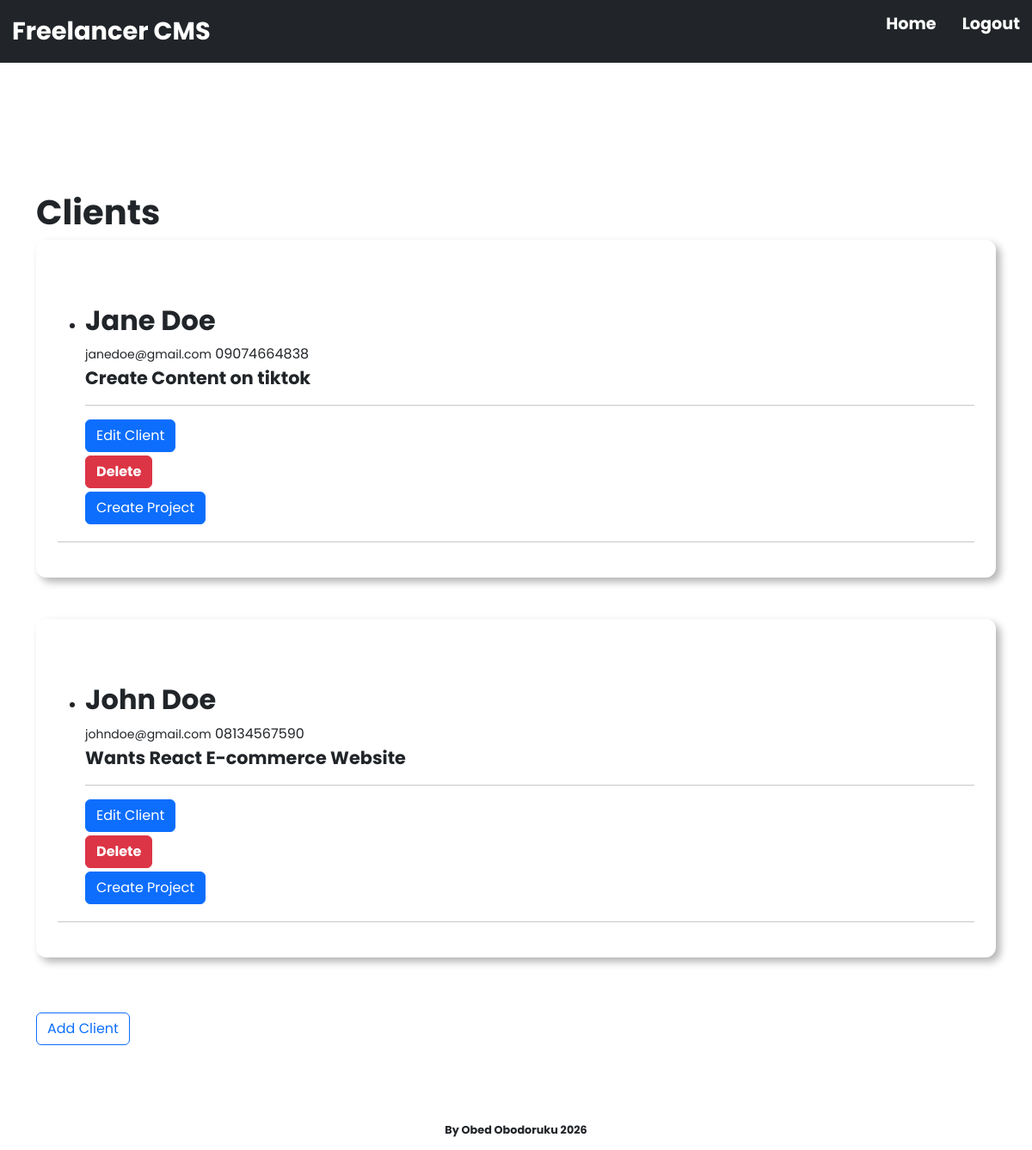
Screenshot of /client (signed in) with the database file from the repository.
### app/models.py (models this page shows, shortened)
class Clients(db.Model):
    id = db.Column(db.Integer, primary_key=True)
    name = db.Column(db.String(150), nullable=False)
    email = db.Column(db.String(150), nullable=False)
    phone = db.Column(db.String(20), nullable=False)
    note = db.Column(db.Text, nullable=True)
    user_id = db.Column(db.Integer, db.ForeignKey("user.id"), nullable=False)
    project = db.relationship("Project", backref="client", cascade="all, delete-orphan", lazy=True)

### app/routes.py (the view)
@app.route("/client", methods=["GET", "POST"])
def index():
    clients = Clients.query.filter_by(user_id=current_user.id).all()
    return render_template("clients.html", clients=clients, title="Clients Page")

### app/models.py (called while the page is built)
@login_manager.user_loader
def load_user(user_id):
    return User.query.get(int(user_id))

### app/templates/clients.html (shortened to what this page needs)
{% extends "base.html" %}
{% block body %}
    {% if clients %}
        <h1 class="header-1">Clients</h1>
        {% for client in clients %}
        <div class="form-fieldset mb-5">
        <ul>
            <li>
            <div class="client-info">
                <h2 style="font-weight: bold;">{{ client.name }}</h2>
                <div>
                    <small>{{ client.email }}</small>
                    <span>{{ client.phone }}</span>
                </div>
                <div>
                    <span style="font-size: 1.3rem; font-weight: bolder;">{{ client.note }}</span>
                </div>
                <hr>
                <div>
                    <a href="{{ url_for('edit_client', client_id=client.id) }}">
                        <button class="btn btn-primary mb-1">Edit Client</button>
                    </a>
                </div>
                <div>
                    <a href="{{ url_for('delete_client', client_id=client.id) }}">
                        <button style="font-weight: bolder;" class="btn btn-danger mb-1">Delete</button>
                    </a>
                </div>
                <div>
                    <a href="{{ url_for('create_project', client_id=client.id) }}">
                        <button class="btn btn-primary mb-1">Create Project</button>
                    </a>
                </div>
            </div>
            </li>
        </ul>
        <hr>
        </div>
        {% endfor %}
        <form method="post" action="{{ url_for('create_client') }}">
            <button class="btn btn-outline-primary mt-3 mb-4" type="submit">Add Client</button>
        </form>
    {% endif %}
{% endblock %}

### app/static/main.css (style rules this page uses)
* { box-sizing: border-box; margin: 0; padding: 0; }
body { font-family: "Poppins"; }
.form-fieldset { box-shadow: 5px 5px 10px rgba(0, 0, 0, 0.3); padding: 25px; border-radius: 12px; }
.client-info { display: flex; flex-direction: column; margin-top: 50px; }
.header-1 { font-size: 2.5rem; font-weight: bolder; }

### rows the page displays
Clients: name "Jane Doe", email "janedoe@gmail.com", phone "09074664838", note "Create Content on tiktok"
Clients: name "John Doe", email "johndoe@gmail.com", phone "08134567590", note "Wants React E-commerce Website"
